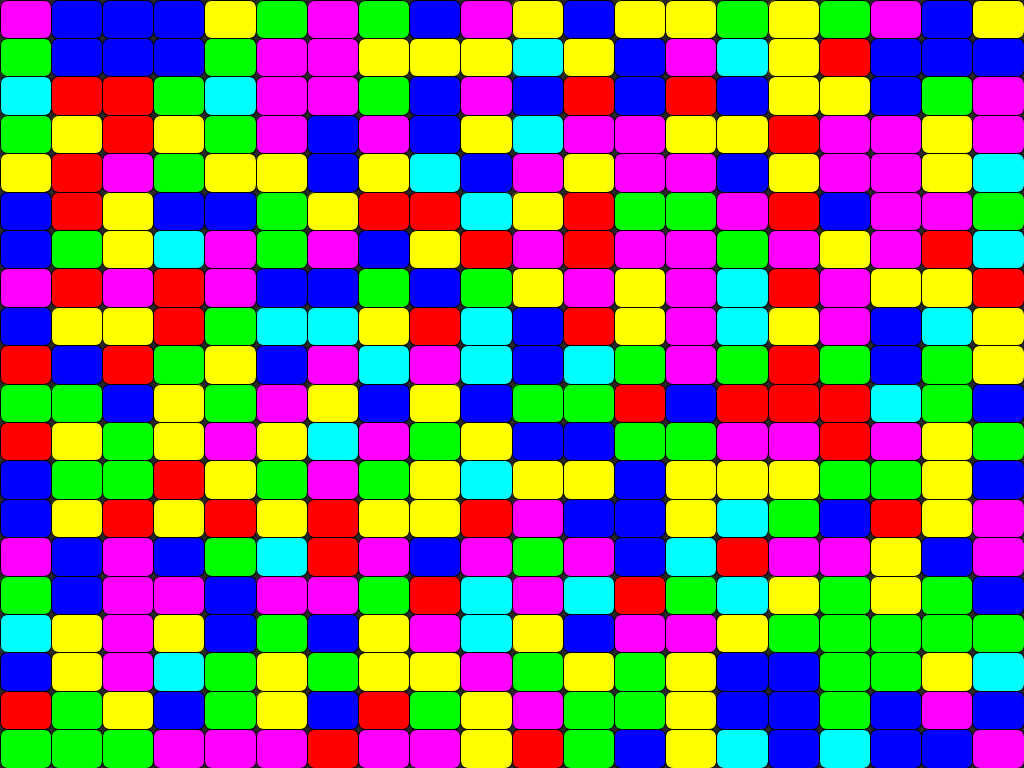
Frame 1 (no input)
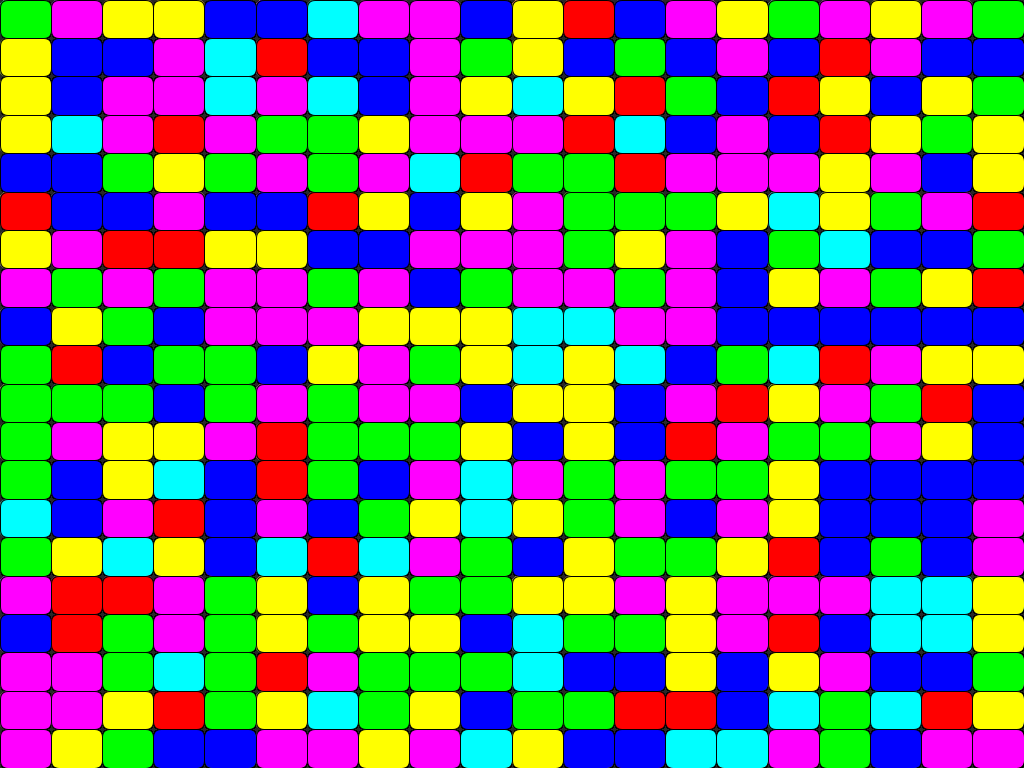
Frame 60 (the mouse pressed at the canvas centre just before this capture)
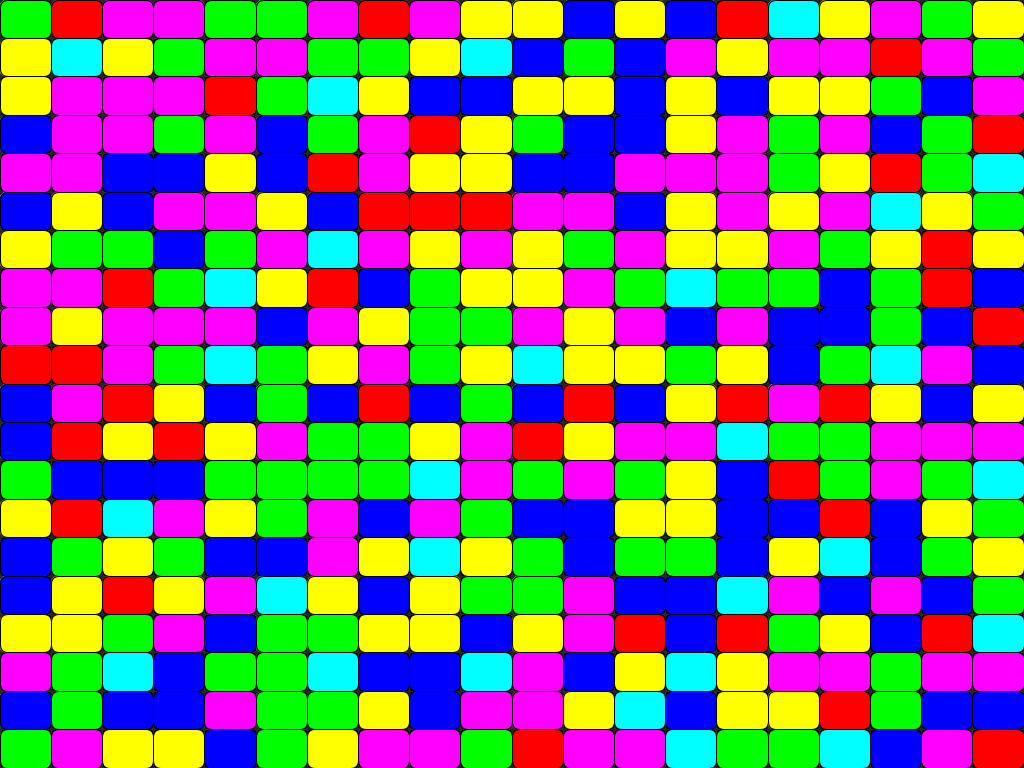
Frame 120 (the mouse held since frame 60 and released just before this capture)

The Processing sketch that drew these frames (run headless with seeded random() and noise(); from frame 60 on, the mouse is pressed at the canvas centre):

// Processing sketch: processing_96958
// ── processing_96958.pde

//Global vars:
int number = 20;
PVector scalar = new PVector(0, 0);
int[][] things = new int[number][number];

void setup()
{
  //Start this sheat:
  size(1024, 768);
  background(40, 40, 40);
  frameRate(5);
  loop();
  //noLoop();
  
  //Figure out the tile scale:
  scalar.x = ((width+0.0) / (number+0.0));
  scalar.y = ((height+0.0) / (number+0.0));
}

//Empty draw function:
void draw()
{
  //clear();
  GenerateTiles(things, number, number);
  DrawTiles(things, number, number);
}

//Tile generation function:
void GenerateTiles(int[][] ta, int lx, int ly)
{
  //Get some random information for each tile:
  for (int i = 0; i < lx; i++)
  {
    for (int j = 0; j < ly; j++)
    {
      ta[i][j] = floor(random(0.5, 5.5));
    }
  }
}

//Tile drawing function:
void DrawTiles(int[][] ta, int lx, int ly)
{
  for (int i = 0; i < lx; i++)
  {
    for (int j = 0; j < ly; j++)
    {
      float mul = ((i+0.0) / (lx+0.0)) * ((j+0.0) / (ly+0.0));
      int val = 255;  //floor(255.0 * mul);
      switch (ta[i][j])
      {
      case 0:
        fill(val, 0, 0);
        break;
      case 1:
        fill(0, val, 0);
        break;
      case 2:
        fill(0, 0, val);
        break;
      case 3:
        fill(val, 0, val);
        break;
      case 4:
        fill(val, val, 0);
        break;
      case 5:
        fill(0, val, val);
        break;
      }
      
      rect(i * scalar.x, j * scalar.y, scalar.x, scalar.y, 8);
    }
  }
}
